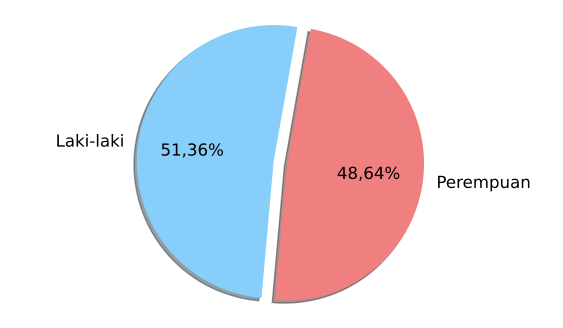

Recreate this plot in Python.
import numpy as np
import matplotlib.pyplot as plt
import pandas
from textwrap import wrap
from matplotlib.ticker import FuncFormatter
import locale
locale.setlocale(locale.LC_ALL, 'id_ID.UTF8')
plt.rcParams['pdf.fonttype'] = 42

import sys, os, inspect
currentdir = os.path.dirname(os.path.abspath(inspect.getfile(inspect.currentframe())))
parentdir = os.path.dirname(currentdir)
sys.path.insert(0, parentdir)

judulDiagram = 'Distribusi Gender'
berkasSimpan = currentdir + '\\bab_01_2_distribusiGender.pdf'
 
# Data to plot
labels = 'Laki-laki', 'Perempuan'
sizes = [69252,65573]
colors = ['lightskyblue', 'lightcoral']
explode = (0.1, 0)  # explode 1st slice
 
plt.pie(sizes, explode=explode, labels=labels, colors=colors,
        autopct=lambda p : '{:n}%'.format(round(p,2)), shadow=True, textprops=dict(fontsize=12), startangle=80)

plt.axis('equal')
pyrfig = plt.figure(1)
# pyrfig.suptitle(judulDiagram)
pyrfig.set_figwidth(7)
pyrfig.set_figheight(4)
pyrfig.savefig(berkasSimpan, bbox_inches='tight')
plt.close(pyrfig)
# plt.show(pyrfig)
